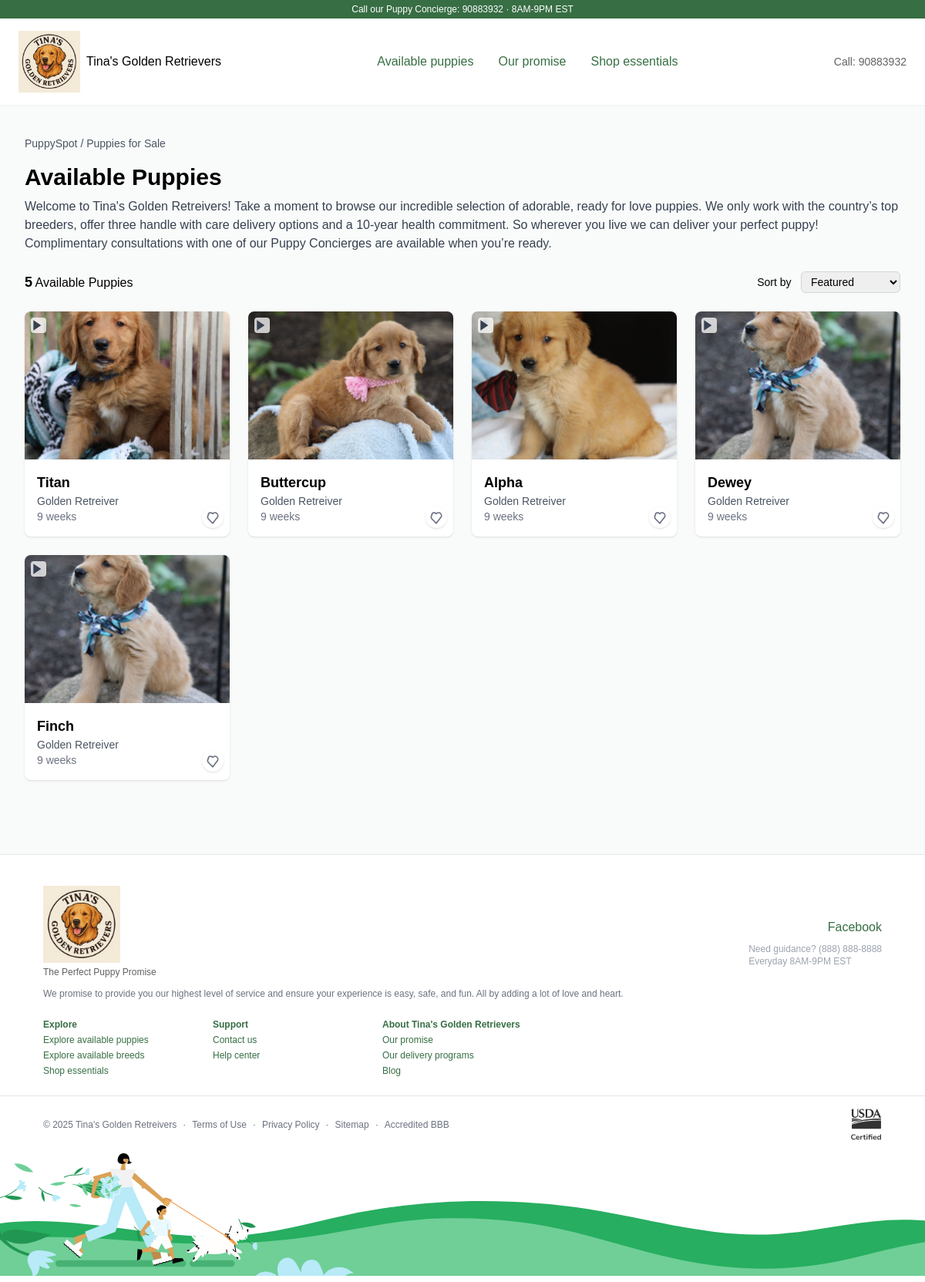
Page /available_puppies on the committed database.
### tables this page shows
CREATE TABLE settings (
    id INTEGER PRIMARY KEY AUTOINCREMENT,
    logo TEXT,
    phonenumber TEXT,
    site_name TEXT,
    email TEXT,
    password TEXT
, username TEXT, facebook_link TEXT, call_number VARCHAR(20), ig_link VARCHAR(255));

CREATE TABLE puppy (
    id INTEGER PRIMARY KEY AUTOINCREMENT,
    name TEXT NOT NULL,
    gender TEXT NOT NULL,
    age INTEGER NOT NULL,
    price REAL NOT NULL,
    dob TEXT NOT NULL,
    color TEXT,
    variety TEXT,
    images TEXT,
    about TEXT,
    mom_weight TEXT,
    mom_color TEXT,
    dad_color TEXT,
    dad_weight TEXT,
    mom_image TEXT,
    dad_image TEXT,
    created_at TEXT DEFAULT CURRENT_TIMESTAMP
);

### app.py (the view)
@app.route('/available_puppies')
def ava_pup():
    cursor=get_connection(True)
    try:
        cursor.execute("SELECT id,name,images,age FROM puppy ")
        puppies=cursor.fetchall() or {}
    finally:
        cursor.close()
    return render_template("available.html",puppies=puppies)

### app.py (called while the page is built)
@app.context_processor
def inject_settings():
    db = get_connection(True)
    try:
        db.execute("SELECT logo, email, phonenumber,call_number,ig_link, site_name,facebook_link FROM settings LIMIT 1")
        settings = db.fetchone() or {}
    finally:
        db.close()
    return dict(site=settings)

### db/connection.py (called while the page is built)
def get_connection(f=True):
    return Database(False)

    def execute(self, query, params=None):
        try:
            if not self.use_mysql:
                query = query.replace("%s", "?")
            self.cursor.execute(query, params or ())
            self.conn.commit()
        except Exception as e:
            print("Database Error:", e)
            raise

    def fetchall(self):
        return [dict(row) for row in self.cursor.fetchall()]

    def fetchone(self):
        row = self.cursor.fetchone()
        return dict(row) if row else None

    def close(self):
        self.cursor.close()
        self.conn.close()

### templates/available.html (shortened to what this page needs)
{% extends "base.html" %}
{% block content %}
<div class="max-w-screen-xl mx-auto px-4 sm:px-6 lg:px-8 py-10 text-black">
  <nav class="text-sm text-gray-600 mb-4">
    <a href="/" class="hover:underline">PuppySpot</a> / <span>Puppies for Sale</span>
  </nav>
  <h1 class="text-3xl font-bold mb-2">Available Puppies</h1>
  <p class="mb-6 text-gray-700">
    Welcome to Tina's Golden Retreivers! Take a moment to browse our incredible selection of adorable, ready for love puppies.
    We only work with the country’s top breeders, offer three handle with care delivery options and a 10-year health commitment.
    So wherever you live we can deliver your perfect puppy! Complimentary consultations with one of our Puppy Concierges are available when you’re ready.
  </p>
  <div class="flex flex-col sm:flex-row sm:justify-between items-start sm:items-center mb-6 gap-2">
    <div>
      <span class="font-bold text-lg">{{ puppies|length }}</span> Available Puppies
    </div>
    <div class="relative">
      <label for="sort" class="text-sm font-medium mr-2">Sort by</label>
      <select id="sort" name="sort" class="border border-gray-300 rounded-md text-sm py-1 px-2">
        <option>Featured</option>
      </select>
    </div>
  </div>
  <div class="grid grid-cols-1 sm:grid-cols-2 md:grid-cols-3 lg:grid-cols-4 gap-6">
    {% for puppy in puppies %}
    <div class="bg-white rounded-lg shadow hover:shadow-md transition overflow-hidden relative">
      <a href="preview?id={{puppy.id}}" class="absolute inset-0 z-10" aria-label="View Puppy Details"></a>
      <div class="relative">
        {% set image_list = puppy.images.split(',')%}
        <img src="{{ url_for('static', filename='uploads/'~image_list|random) }}" alt="Obie"
             class="w-full h-48 object-cover">
        <div class="absolute top-2 left-2 bg-white bg-opacity-75 rounded">
          <svg class="w-5 h-5 text-gray-700" fill="currentColor" viewBox="0 0 24 24">
            <path d="M4 4v16l12-8z"/>
          </svg>
        </div>
      </div>
      <div class="p-4">
        <p class="font-semibold text-lg">{{puppy.name}}</p>
        <p class="text-sm text-gray-600">Golden Retreiver</p>
        <p class="text-sm text-gray-500">{{puppy.age}} weeks</p>
      </div>
      <div class="absolute bottom-2 right-2">
        <button class="bg-white p-1 rounded-full shadow hover:text-red-500 transition">
          <svg class="w-5 h-5 text-gray-500" fill="none" stroke="currentColor" stroke-width="2"
               viewBox="0 0 24 24">
            <path stroke-linecap="round" stroke-linejoin="round"
                  d="M5.318 6.318a4.5 4.5 0 016.364 0L12 6.636l.318-.318a4.5 4.5 0 116.364 6.364L12 21.364l-6.682-6.682a4.5 4.5 0 010-6.364z"/>
          </svg>
        </button>
      </div>
    </div>
    {% endfor %}
  </div>
</div>
{% endblock %}

### templates/base.html (shortened to what this page needs)
<!doctype html>
<html lang="en">
<head>
  <link rel="stylesheet" href="https://cdn.tailwindcss.com"/>
</head>
<body class="bg-[--background] text-[--foreground]">
  <div class="min-h-screen flex flex-col bg-[#f9fbfa] relative w-full">
    <div class="bg-[#376e44] text-white text-[10px] sm:text-xs text-center py-1">
      Call our Puppy Concierge: {{site.call_number}} · 8AM-9PM EST
    </div>
    <header
      class="flex flex-wrap md:flex-nowrap items-center justify-between gap-4 px-4 sm:px-6 py-4 bg-white shadow-sm">
      <div class="flex items-center gap-2 flex-shrink-0">
        <img width="80" height="20" src="{{ url_for('static', filename=''~site.logo) }}">
        <h3 >{{site.site_name}}</h3>
      </div>
      <nav id="navMenu"
        class="w-full md:w-auto hidden md:flex flex-col md:flex-row gap-4 md:gap-8 text-[#376e44] font-medium">
        <a href="/available_puppies">Available puppies</a>
        <a href="/promise">Our promise</a>
        <a href="#">Shop essentials</a>
      </nav>
      <div
        class="w-full md:w-auto flex flex-col md:flex-row items-start md:items-center gap-3 md:gap-6 mt-2 md:mt-0">
        <span class="text-[#616360] text-sm">Call: {{site.call_number}}</span>
      </div>
    </header>
    {% block content %}{% endblock %}
    {% include "footer.html" %}
  </div>
 </body>
</html>

### templates/footer.html (shortened to what this page needs)
<footer class="bg-white mt-14 pt-10 pb-2 border-t w-full">
    <div class="flex flex-col md:flex-row justify-between items-center px-4 md:px-14 gap-8">
      <div class="flex flex-col gap-1 items-start">
        <div class="flex items-center gap-2 flex-shrink-0">
           <img width="100" height="20" src="{{ url_for('static', filename=''~site.logo) }}">
            </div>
        <span class="text-[#616360] text-xs mb-2">The Perfect Puppy Promise</span>
        <span class="text-xs text-gray-500">
          We promise to provide you our highest level of service and ensure your experience is easy, safe, and fun. All by adding a lot of love and heart.
        </span>
      </div>
      <div class="flex flex-col gap-2 items-end">
        <div class="flex gap-4">
          <a href="{{site.facebook_link}}" class="text-[#376e44] hover:underline">Facebook</a>
        </div>
        <span class="text-xs text-gray-400">Need guidance? {{site.phonenumber}}<br />Everyday 8AM-9PM EST</span>
      </div>
    </div>
    <div class="mt-6 grid grid-cols-2 md:grid-cols-5 gap-3 text-xs text-[#376e44] px-4 md:px-14">
      <div class="flex flex-col gap-1">
        <b>Explore</b>
        <a href="/available_puppies">Explore available puppies</a>
        <a href="#">Explore available breeds</a>
        <a href="#">Shop essentials</a>
      </div>
      <div class="flex flex-col gap-1">
        <b>Support</b>
        <a href="#">Contact us</a>
        <a href="#">Help center</a>
      </div>
      <div class="flex flex-col gap-1">
        <b>About {{site.site_name}}</b>
        <a href="/promise">Our promise</a>
        <a href="#">Our delivery programs</a>
        <a href="/blog">Blog</a>
      </div>
    </div>
    <div class="mt-6 flex justify-between items-center px-4 md:px-14 border-t pt-4">
      <div class="flex gap-2 items-center text-xs text-gray-500">
        <span>© 2025 Tina's Golden Retreivers</span><span>·</span>
        <a href="#" class="hover:underline">Terms of Use</a><span>·</span>
        <a href="#" class="hover:underline">Privacy Policy</a><span>·</span>
        <a href="#" class="hover:underline">Sitemap</a><span>·</span>
        <span>Accredited BBB</span>
      </div>
    </div>
    <div class="w-full bg-left-bottom h-44 bg-repeat-x  m_2ce0de02 mantine-BackgroundImage-root" style="background-image: url('{{ url_for('static', filename='footer.svg') }}');"></div>
  </footer>

### templates/base.html (style rules this page uses)
body { font-family: Arial, Helvetica, sans-serif; }
:root { --background: 0 0% 100%; --foreground: 240 10% 3.9%; --card: 0 0% 100%; --card-foreground: 240 10% 3.9%; --popover: 0 0% 100%; --popover-foreground: 240 10% 3.9%; --primary: 240 5.9% 10%; --primary-foreground: 0 0% 98%; --secondary: 240 4.8% 95.9%; --secondary-foreground: 240 5.9% 10%; --muted: 240 4.8% 95.9%; --muted-foreground: 240 3.8% 46.1%; --accent: 240 4.8% 95.9%; --accent-foreground: 240 5.9% 10%; --destructive: 0 84.2% 60.2%; --destructive-foreground: 0 0% 98%; --border: 240 5.9% 90%; --input: 240 5.9% 90%; --ring: 240 5.9% 10%; --radius: 0.5rem; }

### rows in the picture
settings: call_number "90883932", logo (picture), site_name "Tina's Golden Retrievers", phonenumber "(888) 888-8888"
puppy: shows a picture, name "Titan", age "9"
puppy: shows a picture, name "Buttercup", age "9"
puppy: shows a picture, name "Alpha", age "9"
puppy: name "Dewey", age "9"
puppy: name "Finch", age "9"

### other values in the picture
{{ puppies|length }} "5"
